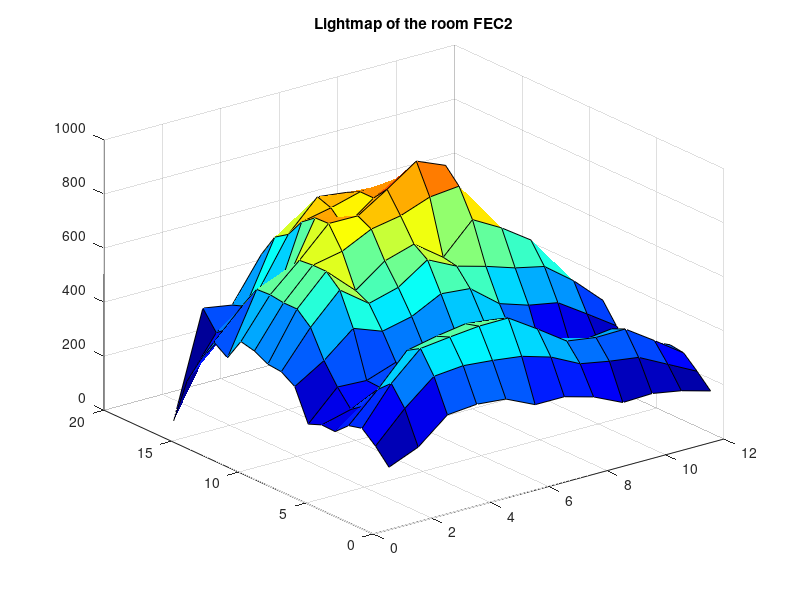

Reproduce this figure in MATLAB. (Note: this script raises an error after producing the figure.)
% clear all
% close all
% clc;
%% Lux values across room FEC2
y =[
   195   240   330   340   330   280   280   250   200   204   185   155;
   250   360   450   460   450   436   404   350   330   315   260   205;
   293   430   530   543   554   555   485   411   395   397   325   250;
   280   385   500   523   540   527   470   400   362   375   305   257;
   235   301   375   403   425   407   375   345   285   310   240   195;
   237   265   317   310   353   355   323   275   265   248   187   165;
   217   325   320   358   375   422   425   340   248   236   209   185;
   333   400   490   450   475   530   520   435   400   380   309   236;
   365   500   609   530   560   633   580   550   515   491   409   307;
   370   545   655   555   635   668   590   700   640   566   390   302;
   396   545   655   677   730   750   790   801   605   455   372   280;
   408   552   650   757   756   825   900   855   652   500   315   270;
   325   549   543   755   690   770   822   795   597   535   301   232;
   360   470   430   717   740   770   770   747   585   505   280   207;
   272   358   473   648   758   745   660   572   443   377   242   177;
   170   320   388   615   580   501   420   430   347   293   212   160;
     0   388   370   528   528   425   375   356   335   286   235   200];
 
a = jet(1000);
c = colormap(a);
h = surf(y);
title('Lightmap of the room FEC2')
caxis([150 1000])

%% Light Comfort Index
[l,b] = size(y);
Light_comfort = zeros(l,b);
D = zeros(l,b);
for i = 1:l*b
    [Light_comfort(i),D(i)] = Light_index(y(i));
end
%% Light Comfort level based on standards
figure
a = jet(10000);
J = heatmap(Light_comfort);
c = colormap(a);
title('Light Comfort level based on BCA,standards of the room FEC2')
caxis([0 100])

%% Light availability
figure
bl = hot(50);
surf(D)
colormap(bl)
title('Light Availabilty at different points')
caxis([-2 2])

